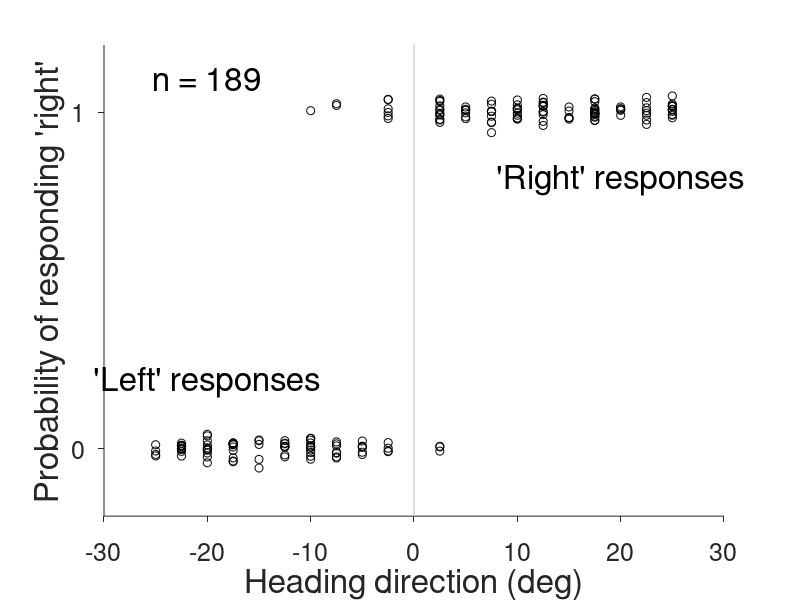

MATLAB code to generate this figure: (Note: this script raises an error after producing the figure.)
%% "Model fitting like a boss"
% Tutorial on modeling & model fitting in cognitive/computational neuroscience

% by Luigi Acerbi (2019)

%% Add utilities' folder to MATLAB path

baseFolder = fileparts(which('ModelingTutorial.m'));
addpath([baseFolder,filesep(),'utils']);

%% Prepare Acerbi*, Dokka* et al.'s (2018) data

% Load full data in temporary struct
temp = load('1_causalinf_leftright.mat');

% You can find more datasets (of the form "leftright") here:
% https://github.com/lacerbi/visvest-causinf/tree/master/data
% Reference: Acerbi*, L., Dokka*, K., Angelaki, D. E. & Ma, W. J. (2018). 
% Bayesian Comparison of Explicit and Implicit Causal Inference Strategies 
% in Multisensory Heading Perception, PLoS Computational Biology 14(7): 
% e1006110. (*equal contribution)

% Take data from vestibular-only session
data = temp.comp_dataset(temp.comp_dataset(:,1) == 1,[2 5]);

%% Plot raw data (always good to have a look!)
close all;
figure(1);

% Scatter plot of all responses, with small jitter on y-axis
scatter(data(:,1),data(:,2)-1+0.02*randn(size(data,1),1),'k');
hold on;

% Plot 0 deg line
plot([0 0],ylim,'-','Color',0.8*[1 1 1],'LineWidth',1);

% Prettify plot: add axes, labels, legend, etc.
box off;
fontsize = 24; axesfontsize = 18;
xlims = [-30,30];
xlim(xlims); ylim([-0.2,1.2]);
set(gca,'TickDir','out','YTick',[0,1],'FontSize',axesfontsize);
xlabel('Heading direction (deg)','FontSize',fontsize);
ylabel('Probability of responding ''right''','FontSize',fontsize);
set(gcf,'Color','w');
text(20,0.8,'''Right'' responses','HorizontalAlignment','Center','FontSize',fontsize);
text(-20,0.2,'''Left'' responses','HorizontalAlignment','Center','FontSize',fontsize);
text(-20,1.1,['n = ' num2str(size(data,1))],'HorizontalAlignment','Center','FontSize',fontsize);

%% Model fitting!

% Fix random seed for reproducibility
rng(1);

% Define optimization starting point and bounds
LB = [-30 log(0.1) 0];
UB = [30 log(60) 1];
PLB = [-10 log(1) 0.01];
PUB = [10 log(10) 0.1];

% Randomize initial starting point inside plausible box
x0 = rand(1,numel(LB)) .* (PUB - PLB) + PLB;

nLLfun = @(params) -sum(log(psy_like(params, data)));
nLLfun(x0)


%% Fit with (bounded) fminsearch first
figure(2);
options = optimset('fminsearch');   % Default options
options.Display = 'iter';
options.OutputFcn = @(x, optimValues, state) plotProfile(nLLfun,x,PLB,PUB,[],{'\mu','ln \sigma','\lambda'});
[xbest,fval,~,output] = fminsearchbnd(nLLfun,x0,LB,UB,options);
xbest
fval
output

% In reality, we should rerun the optimization multiple times to ensure 
% that we found the global optimum!

%% Plot psychometric curve
figure(1);

xx = linspace(xlims(1),xlims(2),1e4)';
p  = psy_like(xbest,[xx,2*ones(numel(xx),1)]);
plot(xx,p,'b-','LineWidth',4);        

% Plot bias line
mu = xbest(1);  % Psychometric fcn bias
plot(mu*[1 1],[0 1],':b','LineWidth',2);
text(mu-1,0.7,'bias','HorizontalAlignment','Center','FontSize',fontsize,'Rotation',90);


%% Fit with fmincon
options = optimset('fmincon');   % Default options
options.Display = 'iter';
[xbest,fval,~,output] = fmincon(nLLfun,x0,[],[],[],[],LB,UB,[],options);
xbest
fval
output


%% Fit with BADS (download from: https://github.com/lacerbi/bads)
options = bads('defaults');     % Default options
options.Display = 'iter';
options.UncertaintyHandling = false;    % Function is deterministic
[xbest,fval,~,output] = bads(nLLfun,x0,LB,UB,PLB,PUB,options);
xbest
fval
output


%% Bayesian fit with VBMC (download from: https://github.com/lacerbi/vbmc)
options = vbmc('defaults');
options.Display = 'iter';
options.Plot = true;
[vp,lml] = vbmc(@(x) -nLLfun(x),x0,LB,UB,PLB,PUB,options);